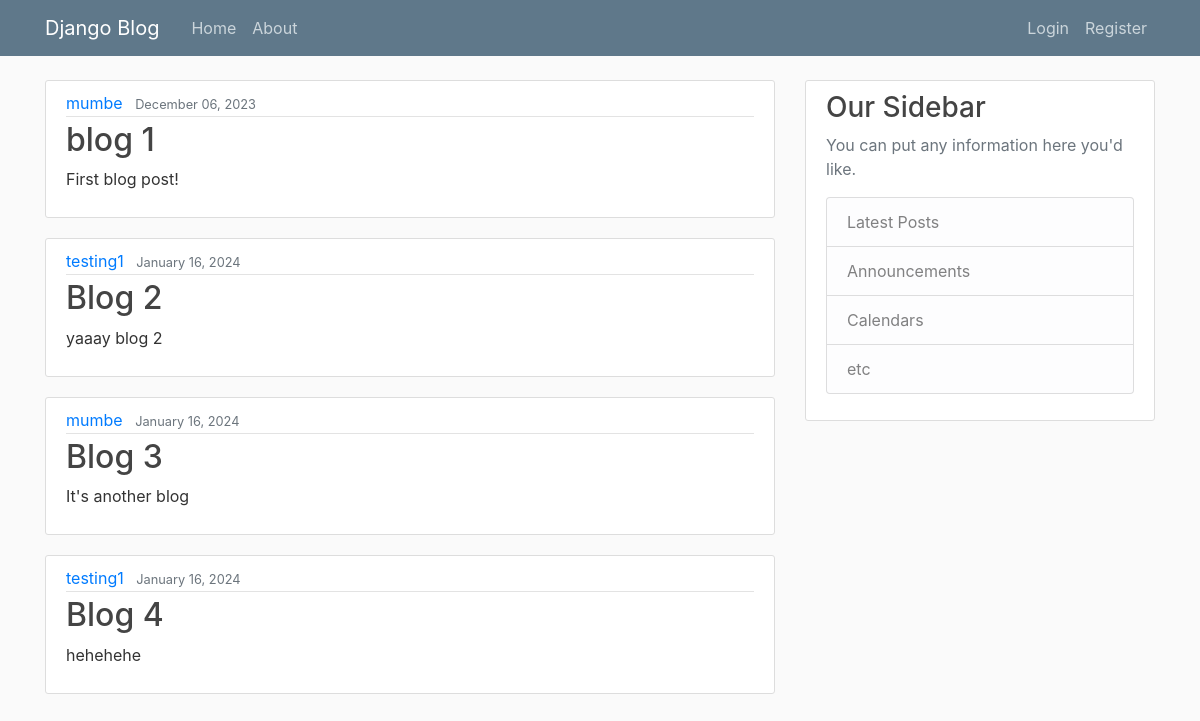
The page / on the database its author committed.
### blogApp/models.py (models this page shows, shortened)
class Post(models.Model):
    title = models.CharField(max_length=100)
    content = models.TextField()
    date_posted = models.DateTimeField(default=timezone.now)
    author = models.ForeignKey(User, on_delete=models.CASCADE)

### blogApp/views.py (the view)
# urls.py: 2. Add a URL to urlpatterns:  path('', views.home, name='home')
def home(request):
    context = {"posts": Post.objects.all()}
    return render(request, "blogApp/home.html", context)

### blogApp/templates/blogApp/home.html
{% extends 'blogApp/base.html' %} {%block content%} {% for post in posts %}
<article class="media content-section">
  <div class="media-body">
    <div class="article-metadata">
      <a class="mr-2" href="#">{{ post.author }}</a>
      <small class="text-muted">{{ post.date_posted|date:'F d, Y' }}</small>
    </div>
    <h2><a class="article-title" href="#">{{ post.title }}</a></h2>
    <p class="article-content">{{ post.content }}</p>
  </div>
</article>
{% endfor %} {% endblock content%}

### blogApp/static/blogApp/main.css (style rules this page uses)
body { background: #fafafa; color: #333333; margin-top: 5rem; }
h1, h2, h3, h4, h5, h6 { color: #444444; }
.content-section { background: #ffffff; padding: 10px 20px; border: 1px solid #dddddd; border-radius: 3px; margin-bottom: 20px; }
.article-title { color: #444444; }
.article-content { white-space: pre-line; }
.article-metadata { padding-bottom: 1px; margin-bottom: 4px; border-bottom: 1px solid #e3e3e3 }

### rows shown on the page
Post: author "mumbe", date_posted "December 06, 2023", title "blog 1", content "First blog post!"
Post: author "testing1", date_posted "January 16, 2024", title "Blog 2", content "yaaay blog 2"
Post: author "mumbe", date_posted "January 16, 2024", title "Blog 3", content "It's another blog"
Post: author "testing1", date_posted "January 16, 2024", title "Blog 4", content "hehehehe"
